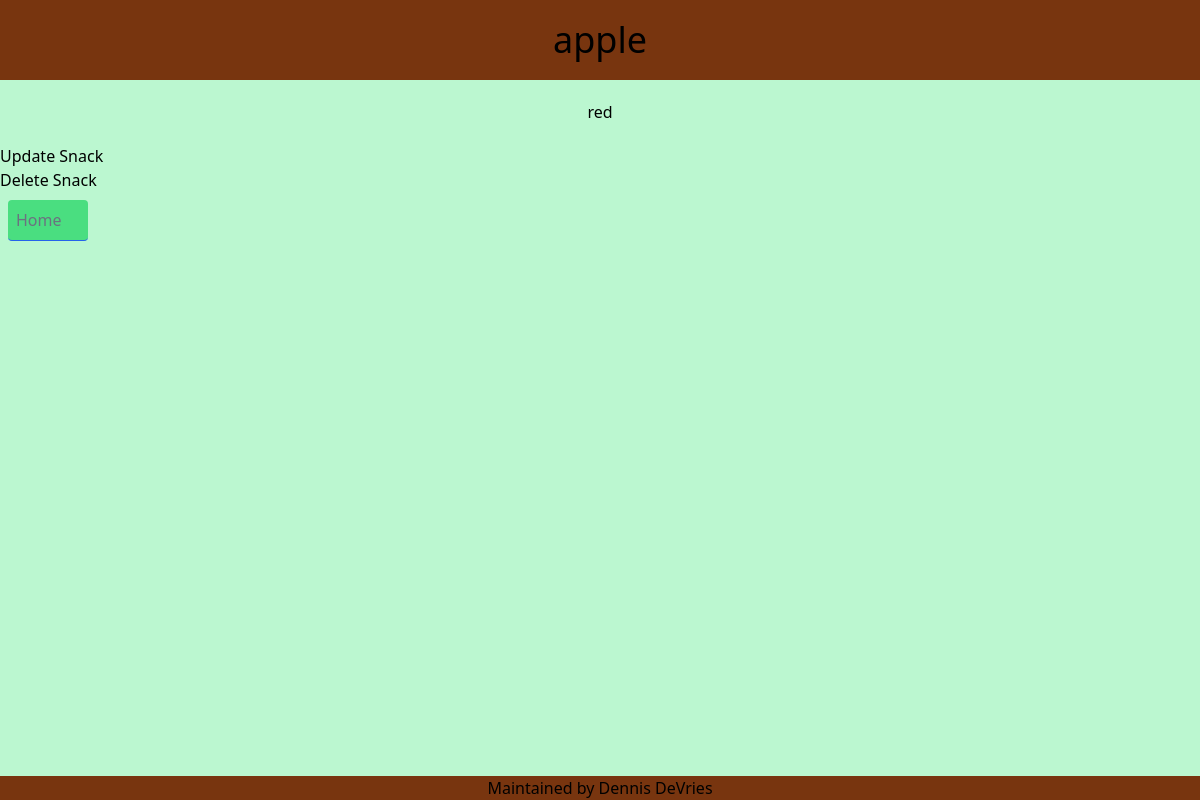
The app's page /detail/5/, older data.
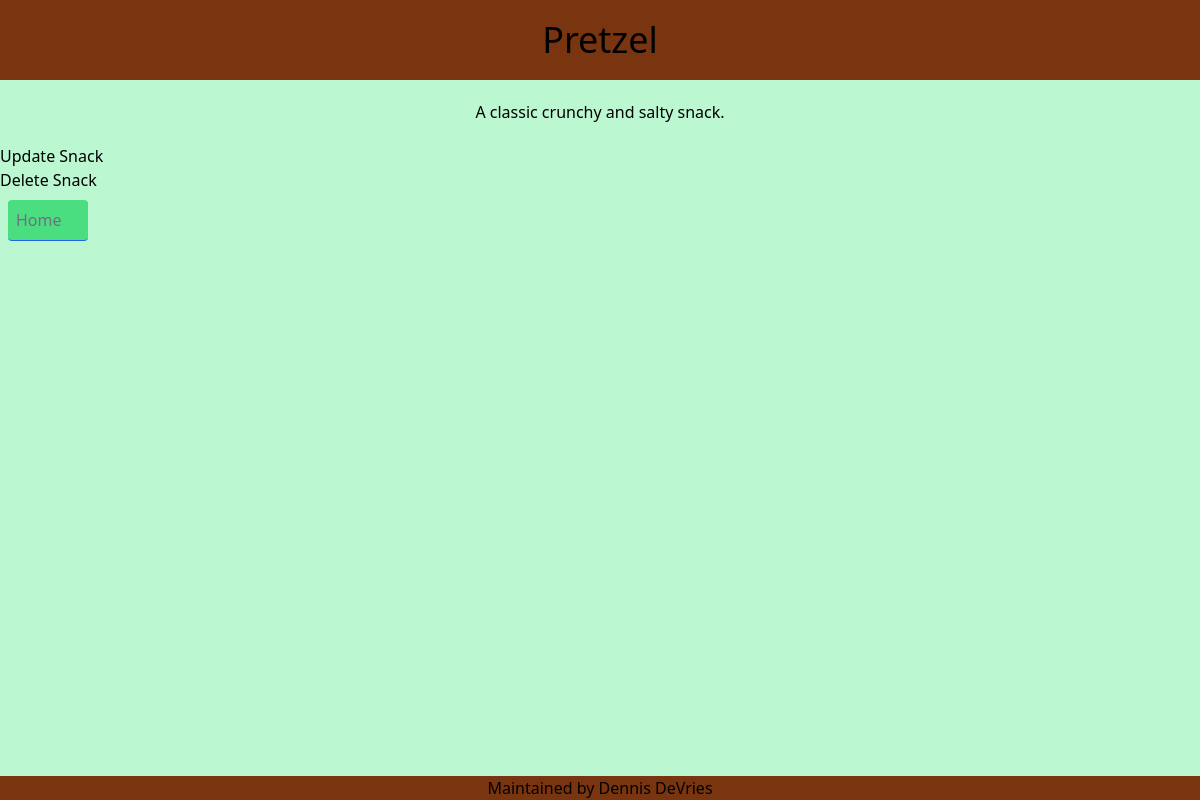
The same page, newer data.
### snacks/models.py (models this page shows, shortened)
class Snack(models.Model):
  title = models.CharField(max_length=256)
  description = models.TextField()
  purchaser = models.ForeignKey(get_user_model(), on_delete=models.CASCADE)

### snacks/views.py (the view)
# urls.py: path("detail/<int:pk>/", SnackDetailView.as_view(), name="snack_detail"),
class SnackDetailView(DetailView):
  template_name = "snack_detail.html"
  model = Snack

### templates/snack_detail.html
{% extends 'base.html' %}
{% block content %}
  <h2 class="bg-amber-900 text-center text-4xl p-5">{{ snack.title }}</h2>
  <p class="text-center p-5">{{ snack.description }}</p>
  <a class="hover:text-white"href="{% url 'snack_update' snack.pk %}">Update Snack</a>
  <a class="hover:text-white"href="{% url 'snack_delete' snack.pk %}">Delete Snack</a>
  <a class="bg-green-400 text-gray-500 hover:text-white border-blue-600 border-b p-2 m-2 rounded w-20"href="{% url 'snack_list' %}">Home</a>
{% endblock content %}

Row changes from the older to the newer data that the page shows:
changed Snack: title "apple" → "Pretzel"; description "red" → "A classic crunchy and salty snack."
